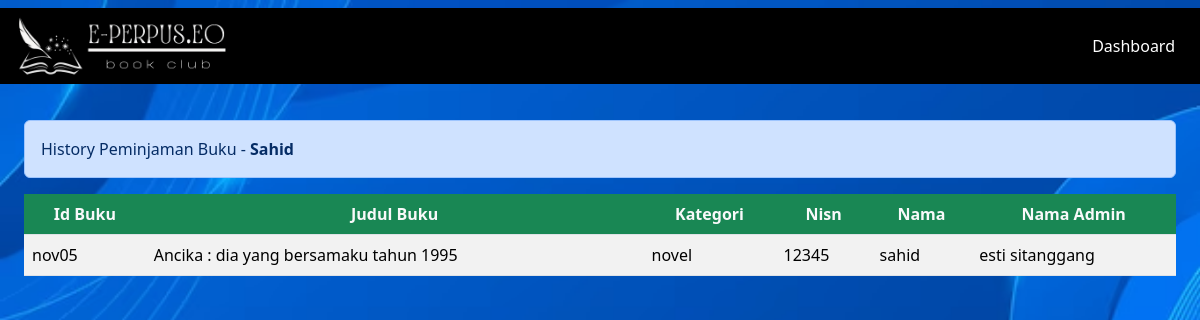
Before: /DashboardMember/formPeminjaman/TransaksiPengembalian.php (signed in) with the older database file.
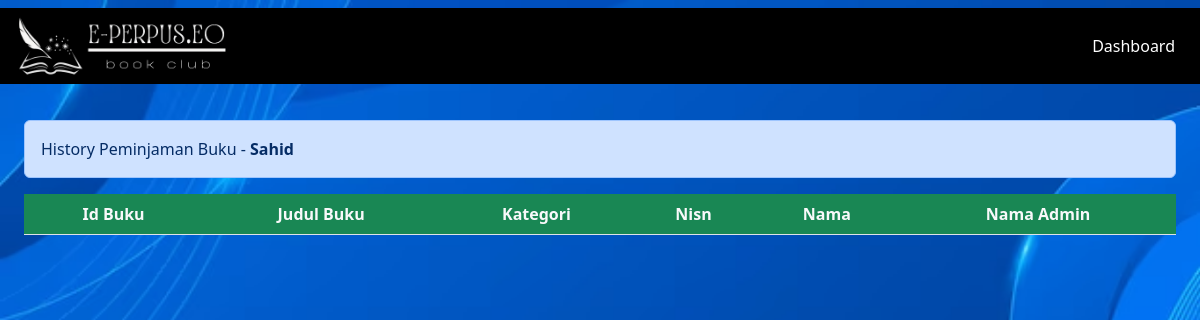
After: the same page with the newer database file.
### tables this page shows
CREATE TABLE `pengembalian` (
  `id_pengembalian` int(11) NOT NULL,
  `id_peminjaman` int(11) NOT NULL,
  `id_buku` varchar(20) NOT NULL,
  `nisn` int(11) NOT NULL,
  `id_admin` int(11) NOT NULL,
  `buku_kembali` date NOT NULL,
  `keterlambatan` enum('YA','TIDAK') NOT NULL,
  `denda` int(15) NOT NULL
);

CREATE TABLE `buku` (
  `cover` varchar(255) NOT NULL,
  `id_buku` varchar(20) NOT NULL,
  `kategori` varchar(255) NOT NULL,
  `judul` varchar(255) NOT NULL,
  `pengarang` varchar(255) NOT NULL,
  `penerbit` varchar(255) NOT NULL,
  `tahun_terbit` date NOT NULL,
  `jumlah_halaman` int(11) NOT NULL,
  `buku_deskripsi` text NOT NULL,
  `isi_buku` varchar(250) NOT NULL
);

CREATE TABLE `member` (
  `nisn` int(11) NOT NULL,
  `kode_member` varchar(12) NOT NULL,
  `nama` varchar(255) NOT NULL,
  `password` varchar(255) NOT NULL,
  `jenis_kelamin` varchar(20) NOT NULL,
  `kelas` varchar(5) NOT NULL,
  `jurusan` varchar(50) NOT NULL,
  `no_tlp` varchar(15) NOT NULL,
  `tgl_pendaftaran` date NOT NULL
);

### config/config.php (called while the page is built, shortened)
<?php
$host = "127.0.0.1";
$username = "root";
$password = "";
$database_name = "perpustakaan";
$connection = mysqli_connect($host, $username, $password, $database_name);
function queryReadData($dataKategori) {
  global $connection;
  $result = mysqli_query($connection, $dataKategori);
  $items = [];
  while($item = mysqli_fetch_assoc($result)) {
    $items[] = $item;
  }
  return $items;
}
?>

### DashboardMember/formPeminjaman/TransaksiPengembalian.php (the view, shortened to what this page needs)
<?php
require "../../config/config.php";
$akunMember = $_SESSION["member"]["nisn"];
$dataPengembalian = queryReadData("SELECT pengembalian.id_pengembalian, pengembalian.id_buku, buku.judul, buku.kategori, pengembalian.nisn, member.nama, admin.nama_admin, pengembalian.buku_kembali, pengembalian.keterlambatan, pengembalian.denda
FROM pengembalian
INNER JOIN buku ON pengembalian.id_buku = buku.id_buku
INNER JOIN member ON pengembalian.nisn = member.nisn
INNER JOIN admin ON pengembalian.id_admin = admin.id
WHERE pengembalian.nisn = $akunMember");
?>
<!DOCTYPE html>
<html lang="en">
  <head>
    <link rel="stylesheet" href="../../style.css">
</head>
  </head>
  <body style="background: url(../../assets/bg.jpg) center / cover fixed; ">
    <nav class="navbar fixed-top ">
      <div class="container-fluid" style="background-color: black;">
        <a class="navbar-brand" href="#">
          <img src="../../assets/logoNav.png" alt="logo" width="220px">
        </a>
        <a class="btn btn-tertiary" href="../dashboardMember.php" style="color: white;">Dashboard</a>
      </div>
    </nav>
    <div class="p-4 mt-5">
      <div class="mt-5 alert alert-primary" role="alert">History Peminjaman Buku - <span class="fw-bold text-capitalize"><?php echo htmlentities($_SESSION["member"]["nama"]); ?></span></div>
    <div class="table-responsive mt-3">
    <table class="table table-striped table-hover">
      <thead class="text-center">
      <tr>
        <th class="bg-success text-light">Id Buku</th>
        <th class="bg-success text-light">Judul Buku</th>
        <th class="bg-success text-light">Kategori</th>
        <th class="bg-success text-light">Nisn</th>
        <th class="bg-success text-light">Nama</th>
        <th class="bg-success text-light">Nama Admin</th>
      </tr>
      </thead>
        <?php foreach ($dataPengembalian as $item) : ?>
      <tr>
        <td><?= $item["id_buku"]; ?></td>
        <td><?= $item["judul"]; ?></td>
        <td><?= $item["kategori"]; ?></td>
        <td><?= $item["nisn"]; ?></td>
        <td><?= $item["nama"]; ?></td>
        <td><?= $item["nama_admin"]; ?></td>
      </tr>
        <?php endforeach; ?>
    </table>
    </div>
    </div>
  </body>
</html>

Changed rows visible on the page:
removed pengembalian: id_buku "nov05", id_buku.judul "Ancika : dia yang bersamaku tahun 1995", id_buku.kategori "novel", nisn "12345", nisn.nama "sahid", id_admin.nama_admin "esti sitanggang"
